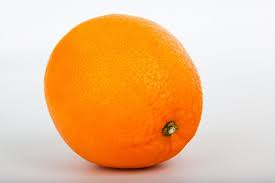
%> input picture Common Waste Images/O_12.jpg, 275 x 183 px
$ octave --eval "result = neuraltest(imread('../Common Waste Images/O_12.jpg'));"   (GNU Octave 9; MATLAB toolbox functions it lacks are replaced by stand-ins)
%> lines starting %> are read from the running program, lines starting %| are printed output that depends on the picture; in (x1, y1, x2, y2) boxes, pixels count from 0 and x2, y2 are one past the last pixel; in counts of white or black regions, pixels touching at a corner belong together; the program's own positions count from 1
### Matlab_Code_Folder/split.m
function [I a s12 L2 labe]=split(a)
% a=imread('real12.bmp');
% imshow(a);
[r c p]=size(a);
if p==3
    a=rgb2gray(a);
end
%   imshow(a);
% pixval on;
aaa=a;
% a=im2double(a);
for i=1:r
    for j=1:c
        dd=a(i,j);
        if dd >145
        Out(i,j)=255;
    else
        Out(i,j)=0;
    end

    end
end
a=Out;


% pixval on;
 b=im2bw(a);
   se1 = strel('line',3,0);
        se2 = strel('line',3,90);
        composition = imdilate(b,[se1 se2],'full')
c=imcomplement(b);
s12=c;
[L num]=bwlabel(c);
STATS = regionprops(L,'all');
disp(num);
% close all;

removed=0;
for i=1:num
dd=STATS(i).Area;
if dd < 3000
  	L(L==i)=0;
	removed = removed + 1;
    num=num-1;
else
% imshow(L==i);
end


end
    disp(num);
    [L1 num1]=bwlabel(L);
labe=L1;
% [6 lines of commented-out code are left out]
  disp(num1);
%   close all;

  [L2 num2]=bwlabel(L1);
      STATS = regionprops(L1,'Area');

      Data=[];
		for i=1:num2
		Data1=STATS(i).Area

		Data=[Data Data1];

		end

        Data2=-sort(-Data);

% [50 lines of commented-out code are left out]

 [L2 num2]=bwlabel(L2);
 disp(num2);

stats1 = regionprops(L2, 'Image'); % get image features
C = [];
str='.bmp';
for j=1:1:(num2)
    c = stats1(j);
    C{j} = [c.Image]; % sepreate diffrent objects into C cell array.
%     C{j} = imresize(C{j}, [45 24], 'bilinear'); % resize objects for SVM
    EE = imresize(C{j}, [45 24]);
%     figure;
% imshow(EE,[]);
    EE=imcomplement(EE);
%        imshow(EE,[]);
     C{j}=EE;
%     ee=uint8(EE);
    [r c]=size(EE);
    dd=zeros(r,c);

end
I=C;

### Matlab_Code_Folder/neuraltest.m
function [text] = neuraltest(img)
%UNTITLED5 Summary of this function goes here
%   Detailed explanation goes here


aa=imresize(img,[346,1096]);


[I a c L2 gh ]=split(aa);
   load simplefit_dataset;


disp(I);
Len=length(I);
%     close all
% imshow(aa);
LEN=length(I);
load DataBase;


% LEN=180;
%%%%%%%%%%%%%%%%%%%%%%%%%%%%%%%%%%%%%%%%%%%%5555
RECOG=[];


% Dlen=length(DataBase);
Dlen=540
k=1;


for i=1:LEN

    Test=I{i};
    %     imshow(Test);
    for j=1:Dlen


        Test2=DataBase{j};

        X(j)=corr2(Test,Test2);
    end
    [Res INDEX]=max(X);
    RECOG(k)=INDEX;
    k=k+1;
    disp(INDEX);


    net = newff(simplefitInputs,simplefitTargets,20);
    net = train(net,simplefitInputs,simplefitTargets);
    simplefitOutputs = sim(net,simplefitInputs);
%     [text1 text2]=test();
%     Text1=text1;
%     Text2=text2;
end
disp('Exit');

Len=length(RECOG);
Output=[];
for i=1:Len

    a=    RECOG(i);

    if (a>=1)&(a<=15)
        Output=[Output '0'];

    elseif (a>=16)&(a<=30)
        Output=[Output '1'];

    elseif (a>=31)&(a<=45)
        Output=[Output '2'];

    elseif (a>=46)&(a<=60)
        Output=[Output '3'];

    elseif (a>=61)&(a<=75)
        Output=[Output '4'];

    elseif (a>=76)&(a<=90)
        Output=[Output '5'];

    elseif  (a>=91)&(a<=105)
        Output=[Output '6'];

    elseif  (a>=106)&(a<=120)
        Output=[Output '7'];

    elseif (a>=121)&(a<=135)
        Output=[Output '8'];

    elseif  (a>=136)&(a<=150)
        Output=[Output '9'];

    elseif  (a>=151)&(a<=165)
        Output=[Output 'A'];

    elseif  (a>=166)&(a<=180)
        Output=[Output 'B'];

    elseif  (a>=181)&(a<=195)
        Output=[Output 'C'];

    elseif  (a>=196)&(a<=210)
        Output=[Output 'D'];

    elseif  (a>=211)&(a<=225)
        Output=[Output 'E'];

    elseif  (a>=226)&(a<=240)
        Output=[Output 'F'];

    elseif  (a>=241)&(a<=255)
        Output=[Output 'G'];

    elseif  (a>=256)&(a<=270)
        Output=[Output 'H'];

    elseif  (a>=271)&(a<=285)
        Output=[Output 'I'];

    elseif  (a>=286)&(a<=300)
        Output=[Output 'J'];

    elseif  (a>=301)&(a<=315)
        Output=[Output 'K'];

    elseif  (a>=316)&(a<=330)
        Output=[Output 'L'];

    elseif  (a>=331)&(a<=345)
        Output=[Output 'M'];

    elseif  (a>=346)&(a<=360)
        Output=[Output 'N'];

    elseif  (a>=361)&(a<=375)
        Output=[Output 'O'];

    elseif  (a>=376)&(a<=390)
        Output=[Output 'P'];

    elseif  (a>=391)&(a<=405)
        Output=[Output 'Q'];

    elseif  (a>=406)&(a<=420)
        Output=[Output 'R'];

    elseif  (a>=421)&(a<=435)
        Output=[Output 'S'];

    elseif  (a>=436)&(a<=450)
        Output=[Output 'T'];

    elseif  (a>=451)&(a<=465)
        Output=[Output 'U'];

    elseif  (a>=466)&(a<=480)
        Output=[Output 'V'];

    elseif  (a>=481)&(a<=495)
        Output=[Output 'W'];

    elseif  (a>=496)&(a<=510)
        Output=[Output 'X'];

    elseif  (a>=511)&(a<=525)
        Output=[Output 'Y'];

    elseif  (a>=526)&(a<=540)
        Output=[Output 'Z'];
    end

end


text=Output;
end
%> in neuraltest, `aa=imresize(img,[346,1096]);`:
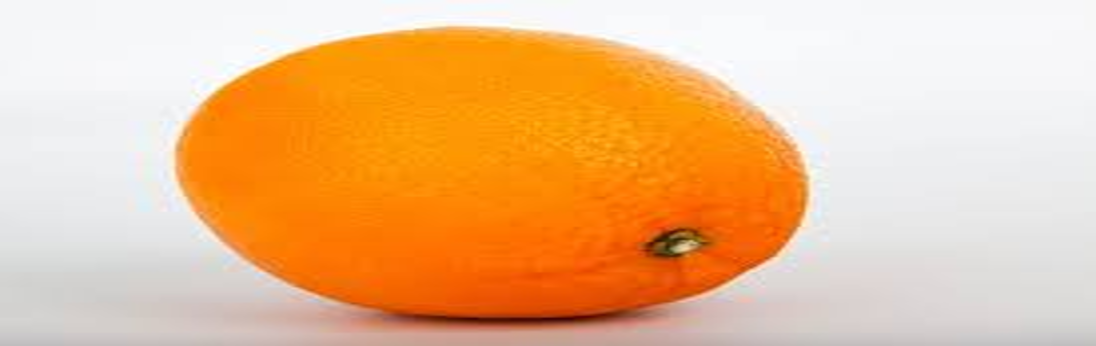
%> aa: size 346x1096x3 uint8; mean R, G, B 237.1, 189.5, 142.7
%> in split, `a=rgb2gray(a);`:
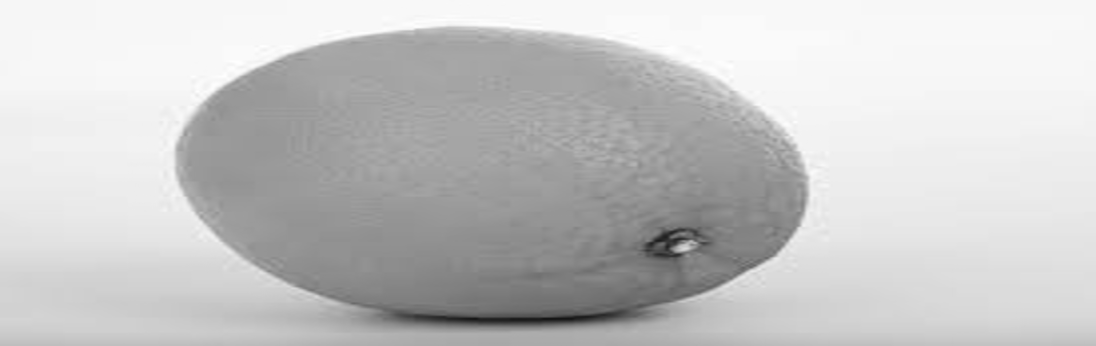
%> a: size 346x1096 uint8; min 21, max 255, mean 198.4
%> after the loop in split, `for i=1:r`:
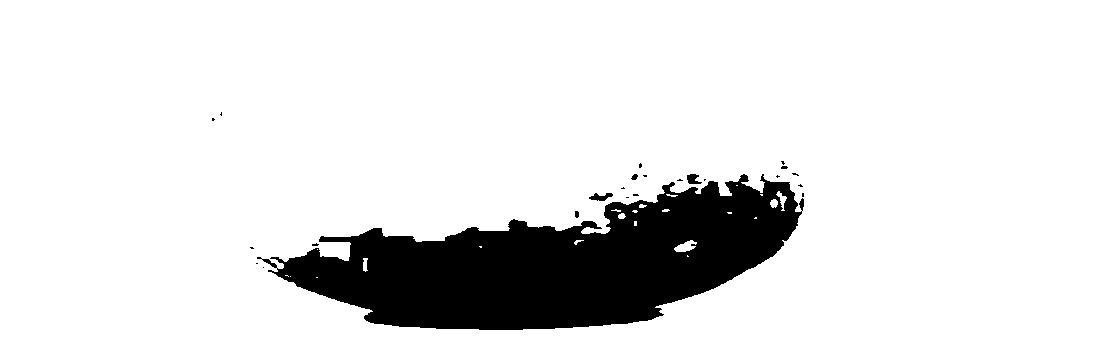
%> Out: size 346x1096 double; 87.9% white; 24 black regions (19 under 20 px), largest, box (x1, y1, x2, y2) and area: (257, 174, 804, 330) 45457, (589, 193, 613, 201) 112, (687, 174, 702, 184) 100, (631, 174, 638, 180) 29, (575, 211, 579, 218) 25
%> in split, `composition = imdilate(b,[se1 se2],'full')`:
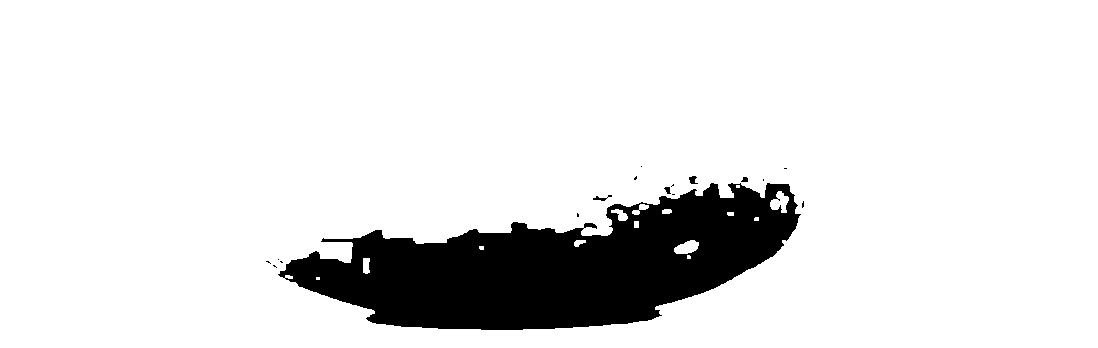
%> composition: size 348x1098 logical; 88.7% white; 17 black regions (12 under 20 px), largest, box (x1, y1, x2, y2) and area: (278, 183, 801, 330) 42789, (689, 176, 698, 184) 47, (593, 195, 612, 201) 45, (664, 187, 671, 194) 31, (741, 177, 748, 182) 27
%> in split, `c=imcomplement(b);`: c: size 346x1096 logical; 12.1% white; 24 white regions (19 under 20 px)
%> in split, `[L num]=bwlabel(c);`:
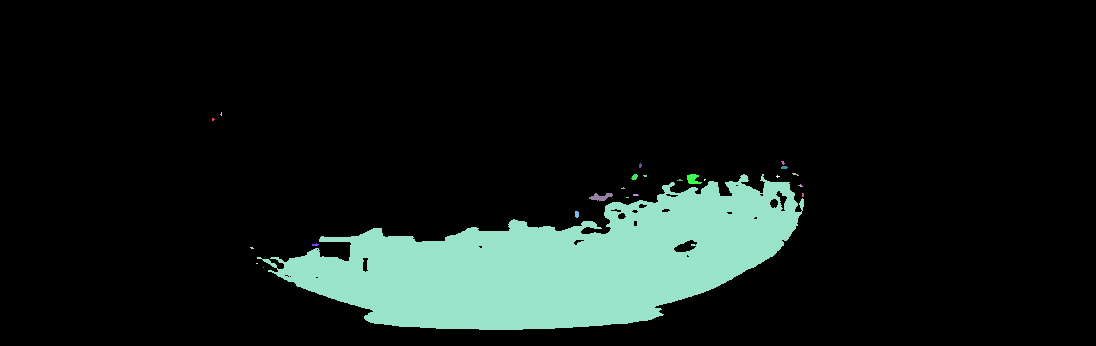
%> L: size 346x1096 double; 25 distinct labels, from 0 to 24; one colour per label, 0 black
%> in split, `[L num]=bwlabel(c);`: num = 24
%> in split, `STATS = regionprops(L,'all');`: STATS = 24 regions; largest, box (x1, y1, x2, y2), Area, Centroid, MajorAxisLength, MinorAxisLength and Eccentricity: (257, 174, 804, 330) 45457 [557.8 265] 533.6 121.5 0.974, (589, 193, 613, 201) 112 [601.4 197.6] 24.92 7.3 0.956, (687, 174, 702, 184) 100 [693.5 179.7] 14.22 11.04 0.63
%| 24
%> the loop in split, `for i=1:num` made 24 passes
%> (dd, num) on passes 1, 2, 3, 4, 6, 7, 8, 9, 10, 11, 12, 13: (7, 23), (5, 22), (6, 21), (2, 20), (1, 19), (14, 18), (25, 17), (112, 16), (5, 15), (3, 14), (29, 13), (11, 12)
%> dd on pass 5: 45457
%> after the loop in split, `for i=1:num`: L: size 346x1096 double; values 0 (black) and 5 (white), 12% white; 1 white region, box (x1, y1, x2, y2) and area: (257, 174, 804, 330) 45457
%| 1
%> in split, `[L1 num1]=bwlabel(L);`: num1 = 1
%| 1
%> in split, `STATS = regionprops(L1,'Area');`: STATS = 1 region; Area: 45457
%> the loop in split, `for i=1:num2` made 1 pass
%> (Data1, Data) on pass 1: (45457, 45457)
%> in split, `Data2=-sort(-Data);`: Data2 = 45457
%| 1
%> the loop in split, `for j=1:1:(num2)` made 1 pass
%> r on pass 1: 45
%> pass 1, in split, `EE = imresize(C{j}, [45 24]);`:
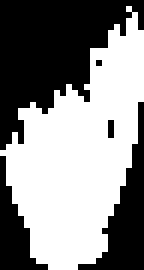
%> EE: size 45x24 logical (shown 6 times larger); 53.7% white; 5 black regions (2 under 20 px), largest, box (x1, y1, x2, y2) and area: (0, 0, 24, 25) 323, (13, 17, 24, 45) 109, (0, 26, 8, 45) 64
%> after the loop in split, `for j=1:1:(num2)`: C = 1 item
%> (the run ends here)

$ run again, on Common Waste Images/O_23.jpg
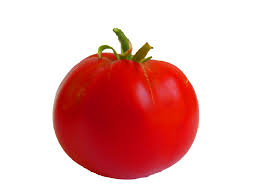
%> input picture Common Waste Images/O_23.jpg, 259 x 194 px
%> after the loop in split, `for i=1:r`:
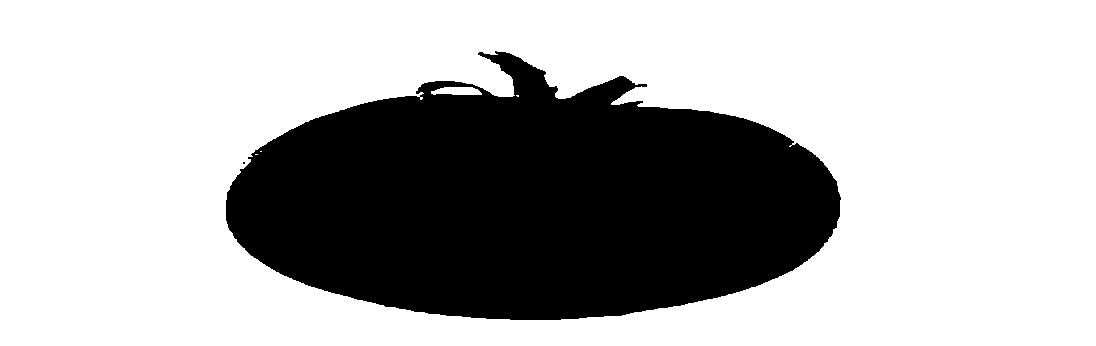
%> Out: size 346x1096 double; 69.9% white; 2 black regions (1 under 20 px), largest, box (x1, y1, x2, y2) and area: (226, 51, 841, 320) 114069
%> composition: size 348x1098 logical; 70.7% white; 6 black regions (5 under 20 px), largest, box (x1, y1, x2, y2) and area: (228, 54, 841, 320) 111808
%> in split, `[L num]=bwlabel(c);`: num = 2
%> in split, `STATS = regionprops(L,'all');`: STATS = 2 regions; box (x1, y1, x2, y2), Area, Centroid, MajorAxisLength, MinorAxisLength and Eccentricity: (226, 51, 841, 320) 114069 [532.3 203.2] 617.1 237.7 0.923, (243, 162, 245, 164) 4 [244.5 163.5] 2.31 2.31 0
%| 2
%> the loop in split, `for i=1:num` made 2 passes
%> (dd, removed, num) on pass 2: (4, 1, 1)
%| 1
%> num1 = 1
%| 1
%> in split, `STATS = regionprops(L1,'Area');`: STATS = 1 region; Area: 114069
%> the loop in split, `for i=1:num2` made 1 pass
%> (Data1, Data) on pass 1: (114069, 114069)
%> Data2 = 114069
%| 1
%> the loop in split, `for j=1:1:(num2)` made 1 pass
%> r on pass 1: 45
%> pass 1, in split, `EE = imresize(C{j}, [45 24]);`:
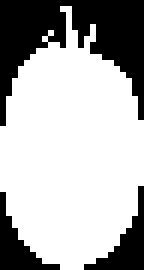
%> EE: size 45x24 logical (shown 6 times larger); 68.8% white; 3 black regions, box (x1, y1, x2, y2) and area: (0, 0, 24, 21) 242, (14, 31, 24, 45) 49, (0, 32, 10, 45) 46
%> after the loop in split, `for j=1:1:(num2)`: C = 1 item
